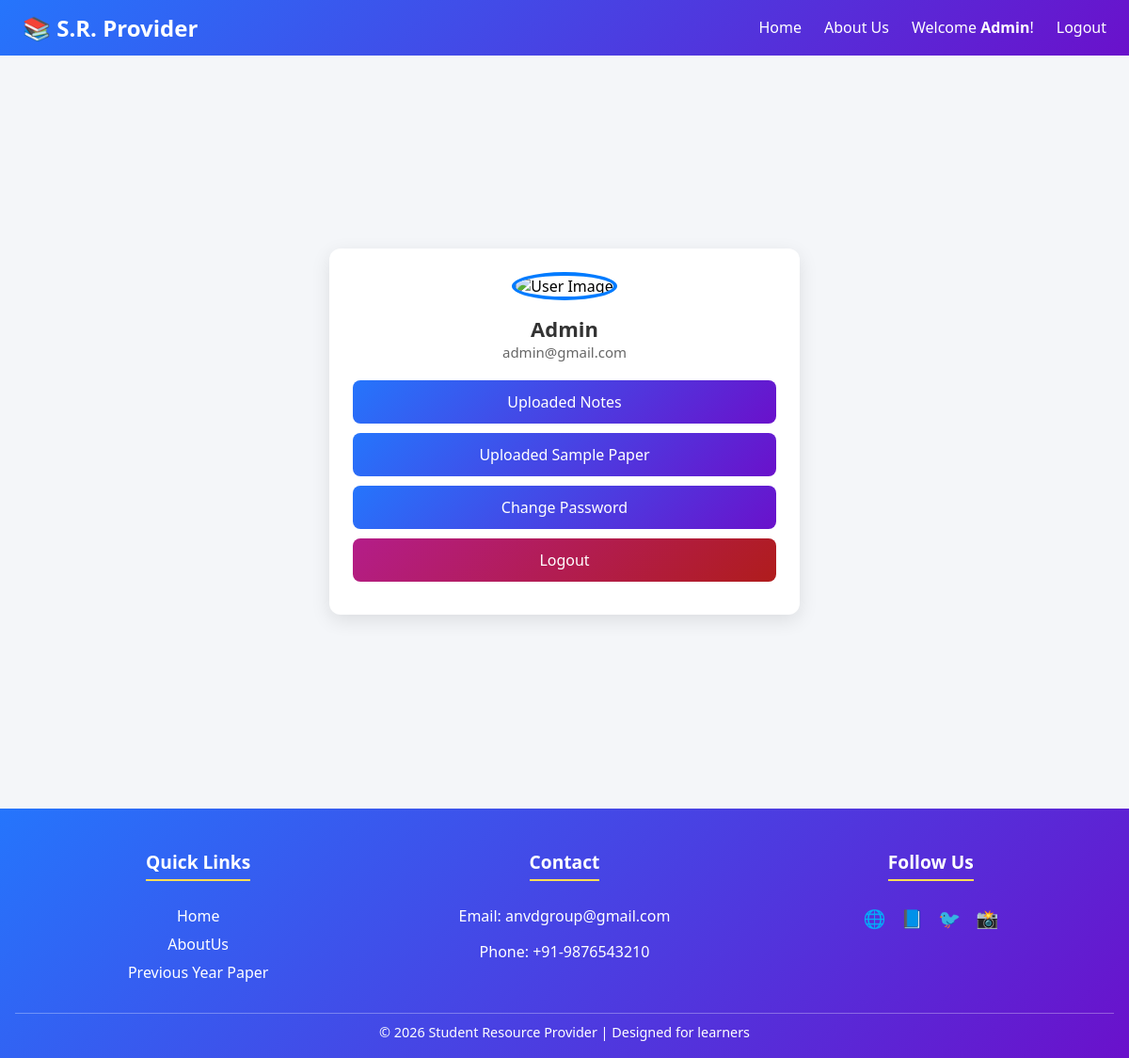
The app's page /profile/6/ (signed in) with its own data.
### user_auth/models.py (models this page shows)
class CustomUser(AbstractUser):
   email = models.EmailField(unique=True)
   is_email_verified = models.BooleanField(default=False)
   email_otp = models.CharField(max_length=6, null=True, blank=True)
   otp_last_sent = models.DateTimeField(null=True, blank=True)

### user_auth/views.py (the view)
# urls.py: path("profile/<int:user_id>/",views.profile,name="profile"),
@login_required
def profile(request,user_id):
    user = CustomUser.objects.get(pk = user_id)
    return render(request,'profile.html',{'user':user})

### user_auth/templates/profile.html (shortened to what this page needs)
{% extends "base.html" %}
{% block main %}
<div class = "user-profile">
  <div class="profile-card">
    <img src="https://th.bing.com/th/id/OIP.U0lavRZhl9Y5-e_-UiptAwHaHa?w=171&h=180&c=7&r=0&o=7&dpr=1.5&pid=1.7&rm=3" alt="User Image" class="profile-img">
    <div class="profile-name" style = "text-transform:capitalize;">{{user.username}}</div>
    <div class="profile-email">{{user.email}}</div>
    <div class="profile-links">
      <a href="">Uploaded Notes</a>
      <a href="">Uploaded Sample Paper</a>
      <a href="{% url "change_password" %}">Change Password</a>
      <a href="{% url "logout" %}" class="logout">Logout</a>
    </div>
  </div>
</div>
{% endblock main %}

### user_auth/templates/navbar.html (shortened to what this page needs)
  <nav class="navbar">
    <div class="logo" >
      <a href = "{% url "home" %}">
        <span>📚 S.R. </span>Provider
      </a>
    </div>
    <ul id="nav-links">
      <li><a {% if request.path == '/' %} style = "text-decoration:underline; font-weight:600; color:skyblue;" {% endif %} href="{% url "home" %}">Home</a></li>
      <li><a {% if request.path == '/about-us/' %} style = "text-decoration:underline; font-weight:600; color:skyblue;" {% endif %} href="{% url "about" %}">About Us</a></li>
      {% if not request.user.is_authenticated %}
      <li><a {% if request.path == '/register/' %} style = "text-decoration:underline; font-weight:600; color:skyblue;" {% endif %} href="{% url "register" %}">Register</a></li>
      <li><a {% if request.path == '/login/' %} style = "text-decoration:underline; font-weight:600; color:skyblue;" {% endif %} href="{% url "login" %}">Login</a></li>
      {% else %}
      <li style="color: #fff;">Welcome <a href = {% url "profile" request.user.pk %}><strong style = "text-transform: capitalize;">{{ request.user.username }}</strong>!</a></li>
      <li><a href="{% url "logout" %}">Logout</a></li>
      {% endif %}
    </ul>
  </nav>

### user_auth/templates/navbar.html (style rules this page uses)
body { margin: 0; font-family: 'Segoe UI', Tahoma, Geneva, Verdana, sans-serif; }
.navbar { display: flex; justify-content: space-between; position:sticky; top:0px; z-index:200; align-items: center; background: linear-gradient(135deg, #2575fc, #6a11cb); padding: 0.8rem 1.5rem; color: #fff; }
.navbar .logo { font-size: 1.5rem; font-weight: bold; }
.navbar ul { list-style: none; display: flex; margin: 0; padding: 0; }
.navbar ul li { margin-left: 1.5rem; }
.navbar ul li a { text-decoration: none; color: #fff; font-size: 1rem; transition: color 0.3s ease; }
.logo { font-family: "Segoe UI", Arial, sans-serif; font-size: 1.4rem; font-weight: 600; }
.logo a { text-decoration: none; color: white; transition: color 0.3s ease; }

### user_auth/templates/profile.html (style rules this page uses)
.user-profile { font-family: 'Segoe UI', sans-serif; margin: 0; background: #f4f6f9; display: flex; justify-content: center; align-items: center; min-height: 100vh; }
.profile-card { background: #fff; border-radius: 12px; box-shadow: 0 6px 20px rgba(0,0,0,0.1); width: 90%; max-width: 450px; padding: 25px; text-align: center; transition: transform 0.3s; }
.profile-img { width: 120px; height: 120px; border-radius: 50%; object-fit: cover; border: 4px solid #007bff; margin-bottom: 15px; }
.profile-name { font-size: 22px; font-weight: bold; color: #333; }
.profile-email { font-size: 15px; color: #666; margin-bottom: 20px; }
.profile-links a { display: block; margin: 10px 0; padding: 12px; background: linear-gradient(135deg, #2575fc, #6a11cb);; color: #fff; text-decoration: none; border-radius: 8px; transition: background 0.3s; }
.profile-links .logout { background: linear-gradient(135deg, #b41d89, #b01c1c);; }

### records on screen
CustomUser: user.username "Admin", username "Admin", email "admin@gmail.com"
